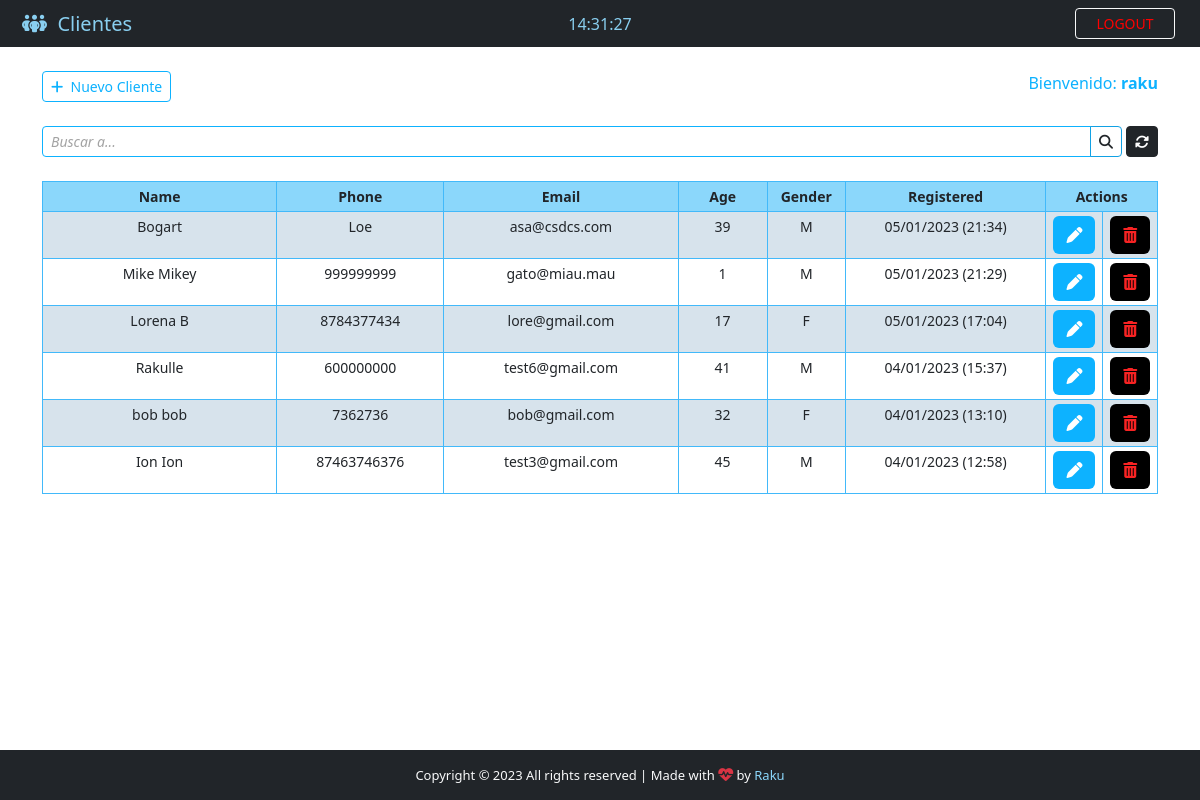
The app's page /backend/ (signed in) with its own data.
### App/models.py (models this page shows, shortened)
class Patient(models.Model):
    GENDER = {
        ('M', 'M'),
        ('F', 'F'),
    }
    id = models.IntegerField(primary_key=True)
    name = models.CharField(max_length=40)
    phone = models.CharField(max_length=20)
    email = models.CharField(max_length=40)
    age = models.CharField(max_length=3)
    gender = models.CharField(max_length=1, null=True, choices=GENDER)
    note = models.TextField(blank=True)
    created_at = models.DateTimeField(auto_now_add=True)

### App/views.py (the view)
# urls.py: path('backend/', views.backend, name='backend'),
@cache_control(no_cache=True, must_revalidate=True, no_store=True)
@login_required(login_url="login")
def backend(request):
    if 'q' in request.GET:
        q = request.GET.get('q')
        all_patients_list = Patient.objects.filter(
            Q(name__icontains=q) | Q(phone__icontains=q) | Q(email__icontains=q) | Q(
                age__icontains=q) | Q(gender__icontains=q) | Q(note__icontains=q)
        ).order_by('-created_at')
    else:
        all_patients_list = Patient.objects.all().order_by('-created_at')
    paginator = Paginator(all_patients_list, 10)
    page = request.GET.get('page')
    all_patients = paginator.get_page(page)
    return render(request, 'backend.html', {"patients": all_patients})

### App/templates/backend.html (shortened to what this page needs)
{% extends 'base.html' %}
{% block nav-content %}
<i class="fa-solid fa-people-group" style="color: #89cff0"></i>&nbsp;&nbsp;<span style="color: #89cff0">Clientes</span>
{% endblock nav-content %}
{% block time %}
<div class="col-sm">
  <center>
    <span id="clock" style="color: #89cff0;"></span>
  </center>
</div>
{% endblock time %}
{% block btn-nav %}
<a  class="btn btn-outline-danger btn-sm border-light" id="btn-nav" data-bs-toggle="modal" data-bs-target="#logoutModal" style="color: red" >LOGOUT</a>
{% endblock btn-nav %}
{% block footer %} style="color:#8bd7fb; text-decoration: none;" {% endblock footer %}
{% block content %}
<div class="container">
  <br />
  <div class="d-flex justify-content-between">
    <a href="{% url 'add_patient' %}" class="btn  btn-sm" style="color: #0db2ff; border: 1px solid #0db2ff;"
      ><i class="fas fa-plus"></i>&nbsp;&nbsp;Nuevo Cliente</a
    >
    <span style="color: #0db2ff";>
      Bienvenido:
      <strong><span style="color: #0db2ff;">{{ user.get_username }}</span></strong>
    </span>
  </div>
  <form>
    <div class="input-group input-group-sm mb-3 mt-4" >
      <input
        type="text"
        name="q"
        class="form-control"
        placeholder="Buscar a..."
        value="{{ request.GET.q }}"
        style="border: 1px solid #0db2ff;"
      />
      <button class="btn " style="background-color: transparent; border: 1px solid #11a1e4; border-radius: 0px  4px 4px 0px; overflow: hidden;"><i class="fas fa-search"></i></button>
      <a
        href="{% url 'backend' %}"
        class="btn btn-dark"
        style="margin-left: 4px; border-radius:4px 4px 4px 4px; overflow: hidden;"
        ><i class="fas fa-sync-alt"></i
      ></a>
    </div>
  </form>
  <center>
    <table
      class="table table-bordered table-sm mt-4  table-striped"
      style="text-align: center; font-size: 14px; border:1px solid rgb(66, 185, 250)"
    >
      <thead style="background-color: #8bd7fb;">
        <tr>
          <th style="width: 21%;">Name</th>
          <th style="width: 15%;">Phone</th>
          <th style="width: 21%;">Email</th>
          <th style="width: 8%;">Age</th>
          <th style="width: 7%;">Gender</th>
          <th style="width: 18%;">Registered</th>
          <th  style="width: 10%;"colspan='2'> Actions</th>
        </tr>
      </thead>
      {% for patient in patients %}
      <tr id="chk_td">
        <td>{{ patient.name }}</td>
        <td>{{ patient.phone }}</td>
        <td>{{ patient.email }}</td>
        <td>{{ patient.age }}</td>
        <td>{{ patient.gender }}</td>
        <td>{{ patient.created_at | date:'d/m/Y (H:i)'}}</td>
        <td>
          <a class="btn "  style=" background-color: #0db2ff; color: white;" href="/patient/{{ patient.id }}" title="Edit Client" >
            <i class="fas fa-pen"></i>
          </a>
        </td>
        <td>
          <a class="btn" style="background-color: black; color: rgb(247, 35, 35);" title="Delete Client" data-bs-toggle="modal" data-bs-target="#deleteModal{{ patient.pk }}">
            <i class="fas fa-trash-alt"></i>
          </a>
        </td>
      </tr>
      {% endfor %}
    </table>
  </center>
</div>
{% endblock %}

### App/templates/base.html (shortened to what this page needs)
{% load static %}
<!DOCTYPE html>
<html lang="en">
  <head>
    <link href={% static "css/style.css" %} rel="stylesheet">
    <link rel="stylesheet" href="https://cdn.jsdelivr.net/npm/bootstrap@5.2.3/dist/css/bootstrap.min.css"/>
  </head>
  <body>
    <div class="wrapper">
      <header >
        <nav class="navbar navbar-expand-lg navbar-dark bg-dark"  >
          <div class="col-sm" >
            <a class="navbar-brand flex-grow-1" style="text-align: center; color: '#fff'; margin-left: 22px">
                {% block nav-content %}{% endblock nav-content %}
            </a>
          </div>
          <div>
            {% block time %}{% endblock time %}
          </div>
          <div class="col-sm">
            {% block btn-nav %}{% endblock btn-nav %}
        </div>
        </nav>
      </header>
      {% block content %}{% endblock %}
    </div>
    <footer class="bg-dark text-center text-lg-start text-light" id="footer">
            <div class="text-center p-3" >
                Copyright &copy; {% now "Y" %} <span>All rights reserved</span> | Made with
                <i class="text-danger fas fa-heartbeat blink_me" style="font-size: 15px" ></i>&nbsp;by
                <a href="" target="_blank" {% block footer %} style="color:green; text-decoration: none;" {% endblock footer %}> Raku</a>
            </div>
    </footer>
  </body>
</html>

### App/static/css/style.css (style rules this page uses)
html, body { height: 100%; margin: 0; max-width: 100%; overflow: hidden; }
#btn-nav { width: 100px; float: right; margin-right: 25px; color: #89cff0; border: 1px solid #89cff0; }
.wrapper { min-height: 100%; margin-bottom: -50px; }
#footer, .push { height: 50px; font-size: 13px; }
.table-striped>tbody>tr:nth-child(odd)>td, .table-striped>tbody>tr:nth-child(odd)>th { background-color: rgb(226, 239, 249); }
form .form-control:placeholder { color: #a3a3a3; font-size: 14px; font-style: italic; }

### records on screen
Patient: name "Bogart", phone "Loe", email "asa@csdcs.com", age "39", gender "M", created_at "05/01/2023 (21:34)"
Patient: name "Mike Mikey", phone "999999999", email "gato@miau.mau", age "1", gender "M", created_at "05/01/2023 (21:29)"
Patient: name "Lorena B", phone "8784377434", email "lore@gmail.com", age "17", gender "F", created_at "05/01/2023 (17:04)"
Patient: name "Rakulle", phone "600000000", email "test6@gmail.com", age "41", gender "M", created_at "04/01/2023 (15:37)"
Patient: name "bob bob", phone "7362736", email "bob@gmail.com", age "32", gender "F", created_at "04/01/2023 (13:10)"
Patient: name "Ion Ion", phone "87463746376", email "test3@gmail.com", age "45", gender "M", created_at "04/01/2023 (12:58)"

### other values on screen
{{ user.get_username }} "raku"
